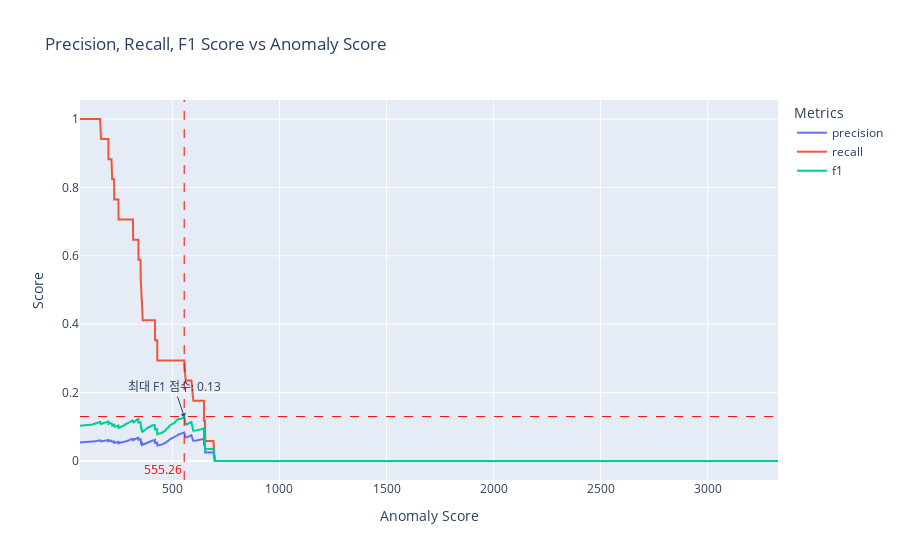

Notebook source saved alongside this figure:
### Code cell
# 이상 점수별 각 평가 지표 곡선
precision, recall, f1, thresholds = prec_rec_f1_curve(result['True_class'], result['Reconstruction_error'])

### Figure 1 — Plotly figure (JSON) as saved in the notebook; plotly's stock layout.template omitted (floating-point values rounded to 4 significant figures; data arrays with more than 128 entries replaced by an {"elided": "..."} marker saying what was removed)
{"data": [{"mode": "lines", "name": "precision", "type": "scatter", "x": {"elided": "314 float values"}, "y": {"elided": "314 float values"}}, {"mode": "lines", "name": "recall", "type": "scatter", "x": {"elided": "314 float values"}, "y": {"elided": "314 float values"}}, {"mode": "lines", "name": "f1", "type": "scatter", "x": {"elided": "314 float values"}, "y": {"elided": "314 float values"}}], "layout": {"annotations": [{"font": {"color": "red"}, "showarrow": false, "text": "555.26", "x": 555.3, "xanchor": "right", "xref": "x", "y": 0, "yanchor": "bottom", "yref": "y domain"}, {"arrowhead": 1, "showarrow": true, "text": "최대 F1 점수: 0.13", "x": 555.3, "y": 0.1299}], "legend": {"title": {"text": "Metrics"}}, "shapes": [{"line": {"color": "red", "dash": "dash", "width": 1}, "type": "line", "x0": 555.3, "x1": 555.3, "xref": "x", "y0": 0, "y1": 1, "yref": "y domain"}, {"line": {"color": "red", "dash": "dash", "width": 1}, "type": "line", "x0": 0, "x1": 1, "xref": "x domain", "y0": 0.1299, "y1": 0.1299, "yref": "y"}], "title": {"text": "Precision, Recall, F1 Score vs Anomaly Score"}, "xaxis": {"title": {"text": "Anomaly Score"}}, "yaxis": {"title": {"text": "Score"}}}}
